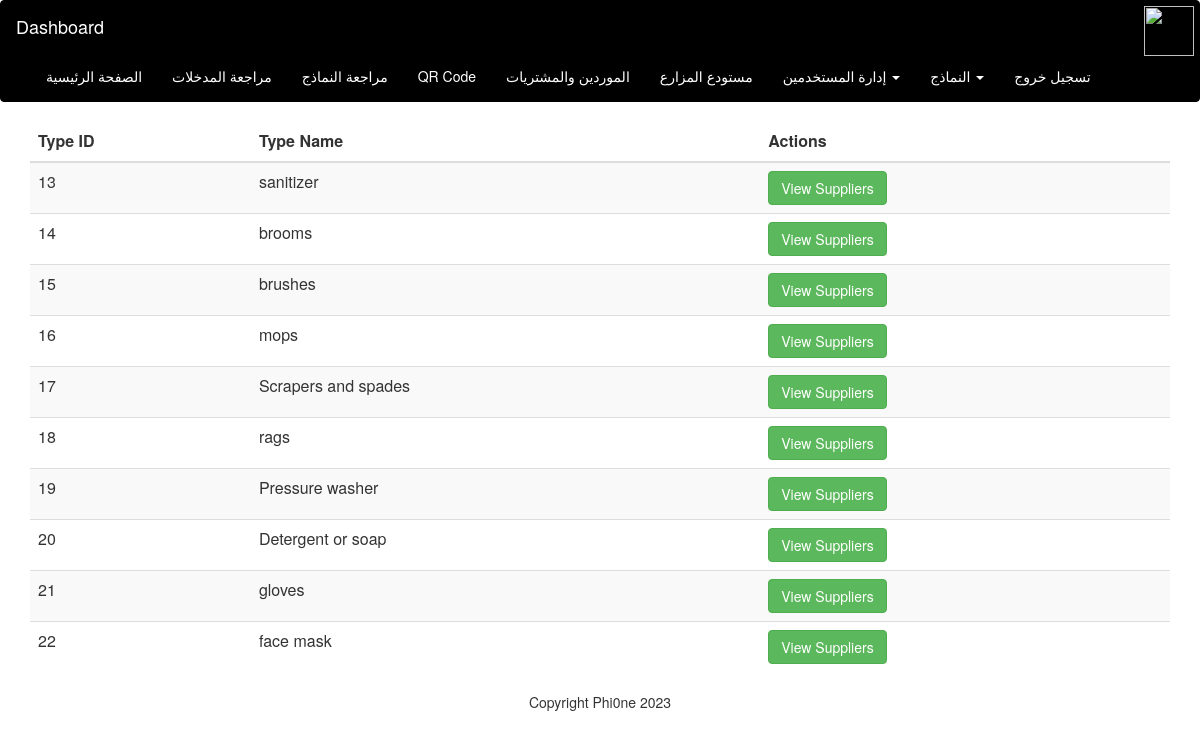
Screenshot of /types_table/7 with the database file from the repository.
### model.py (models this page shows, shortened)
class Type(db.Model):
    id = db.Column(db.Integer, primary_key=True)
    type = db.Column(db.String(120), nullable=False)
    category_id = db.Column(db.Integer, db.ForeignKey('category.id'), nullable=False)

### app.py (the view)
@app.route('/types_table/<category_id>', methods=['GET', 'POST'])
def view_types(category_id):
    print(11)
    if request.method == 'POST':
        print(22)
        type_id = request.form.get('type_id')
        if type_id:
            pass
    from categories.categoriesModel import get_types_by_category_id
    types = get_types_by_category_id(category_id)
    return render_template("types_table.html", types=types, category_id=category_id)

### categories/categoriesModel.py (called while the page is built)
def get_types_by_category_id(category_id):
    types = Type.query.filter_by(category_id=category_id).all()
    return types

### templates/types_table.html (shortened to what this page needs)
{% extends "base.html" %}
{% block content %}
<div class="container">
    <table class="table table-striped">
        <thead>
            <tr>
                <th>Type ID</th>
                <th>Type Name</th>
                <th>Actions</th>
            </tr>
        </thead>
        <tbody>
            {% for type in types %}
            <tr>
                <td>{{ type.id }}</td>
                <td>{{ type.type }}</td>
                <td>
                    <button class="btn btn-success" onclick="window.location.href='/suppliers_table/{{ type.id }}'">View Suppliers</button>
                </td>
            </tr>
            {% endfor %}
        </tbody>
    </table>
</div>
{% endblock %}

### rows the page displays
Type: id "13", type "sanitizer"
Type: id "14", type "brooms"
Type: id "15", type "brushes"
Type: id "16", type "mops"
Type: id "17", type "Scrapers and spades"
Type: id "18", type "rags"
Type: id "19", type "Pressure washer"
Type: id "20", type "Detergent or soap"
Type: id "21", type "gloves"
Type: id "22", type "face mask"
